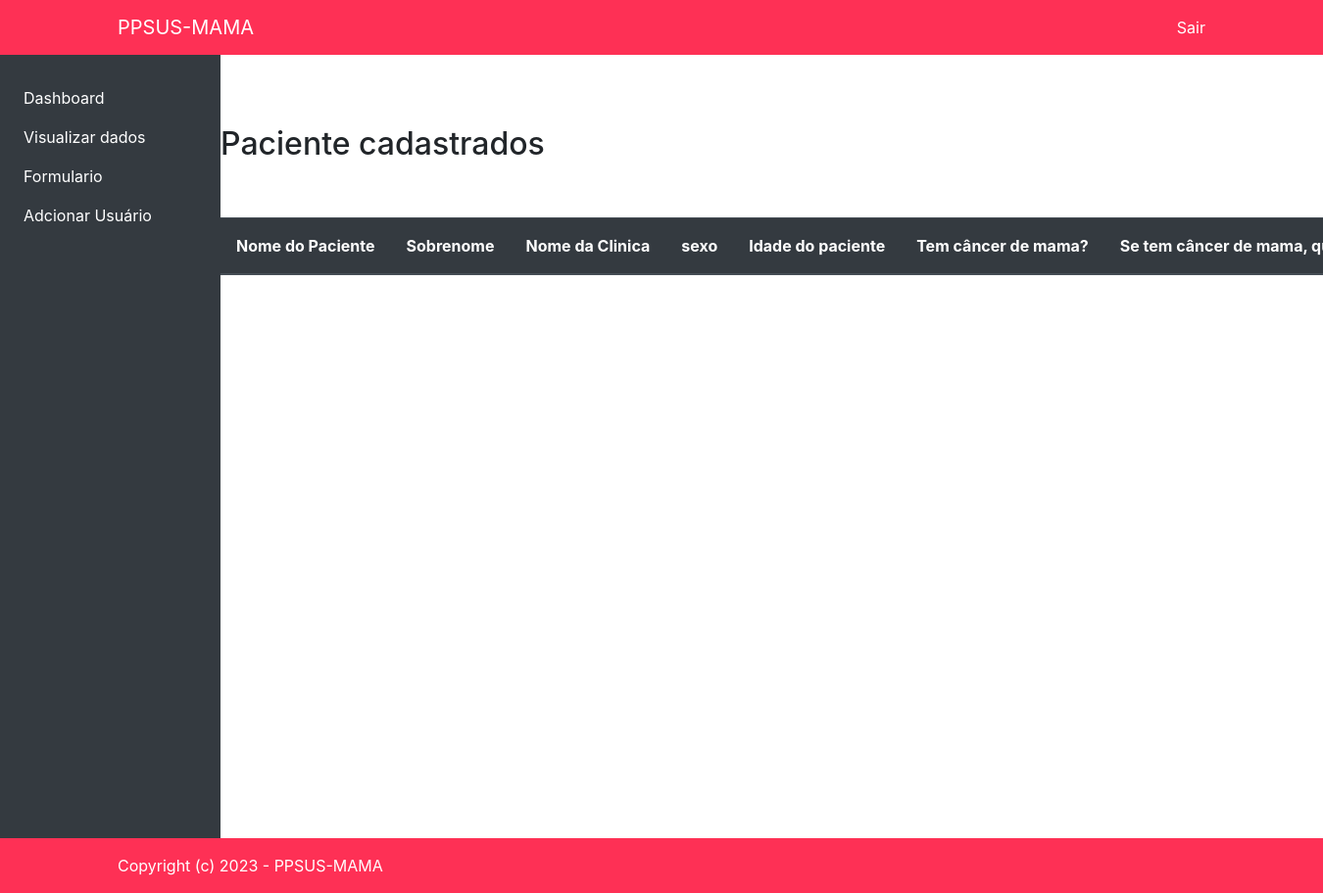
The app's page /visualizardados/ (signed in), older data.
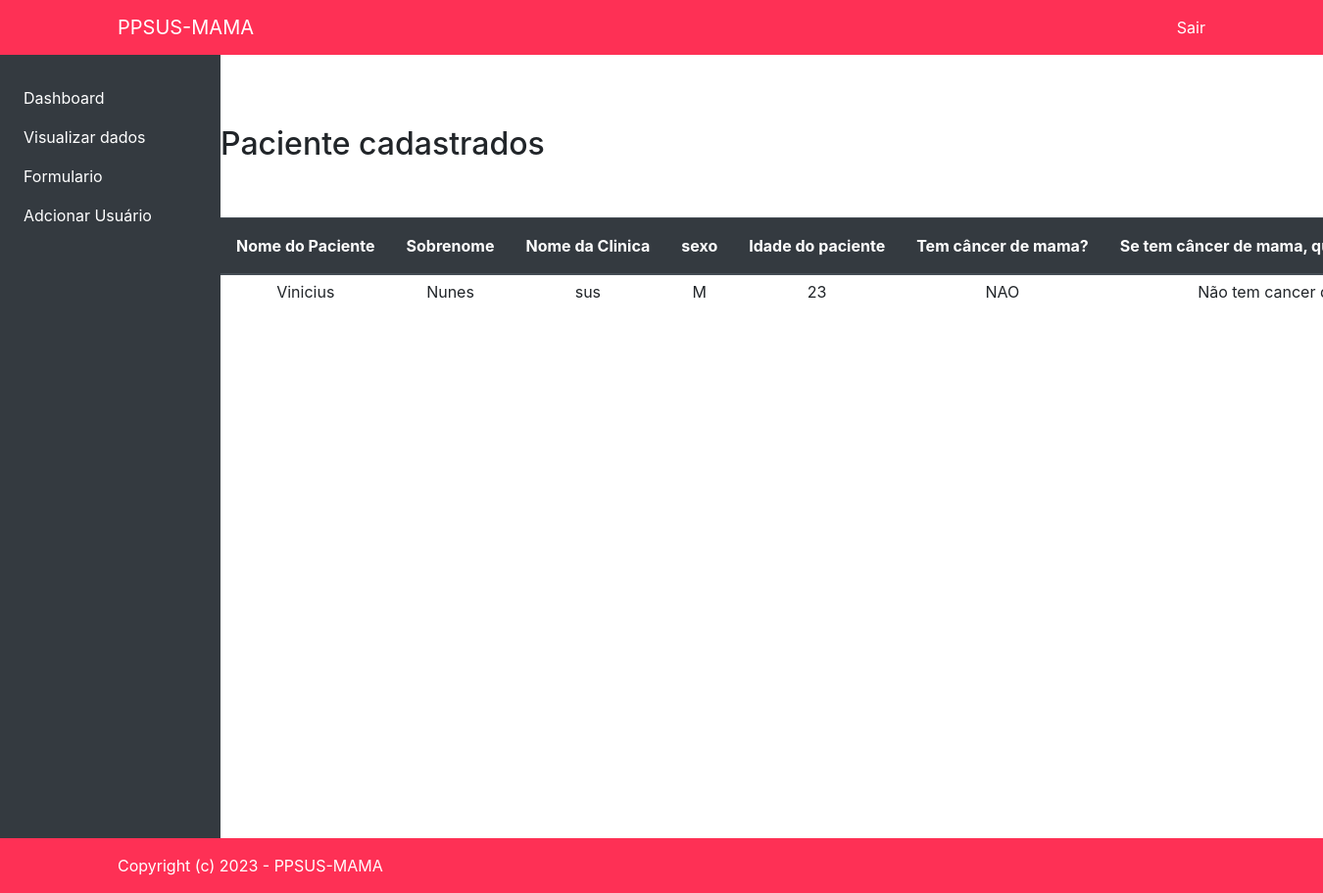
The same page, newer data.
### forms/models.py (models this page shows, shortened)
class Formulario(models.Model):
    nomePaciente = models.CharField(max_length=255, blank=True)
    sobrenome = models.CharField(max_length=255, blank=True)
    nomeclinica =  models.CharField(max_length=255, blank=True)
    sexo = models.CharField( max_length=2, blank=False)
    idadepaciente =  models.CharField(max_length=3, blank=False)
    temcancer = models.CharField(max_length=100)
    cancer_mama = models.CharField(max_length=100 )
    idade_diagnostico =  models.CharField(max_length=100)
    mutacaoGenetica =  models.CharField(max_length=100)
    opc_bilateral = models.CharField(max_length=100)
    opc_ovario = models.CharField(max_length=100)
    tipo_molecular = models.CharField(max_length=100)
    historicoFMasculino =  models.CharField(max_length=100)
    qtd_parent_2 = models.CharField(max_length=100)
    parent_seg_grau =  models.CharField(max_length=100)
    parent_pri_grau =  models.CharField(max_length=255)
    asc_judia =  models.CharField(max_length=12)

### forms/views.py (the view)
# urls.py: path('visualizardados/', views.viewdata, name='visualizardados'),
@login_required(redirect_field_name='login')
def viewdata(request):
    formTo = Formulario.objects.all()
    return render(request, 'forms/visualizardados.html',{'formTo':formTo})

### forms/templates/forms/visualizardados.html (shortened to what this page needs)
{% extends 'base.html'%}
{%block conteudo%}
</div>
    <h2>Paciente cadastrados</h2>
    <div class="table-responsive mt-5">
        <table class="table table-sm">
                <thead class="thead-dark w-10">
                    <tr>
                        <th class="text-nowrap w-100 p-3" >Nome do Paciente</th>
                        <th class="text-nowrap w-100 p-3">Sobrenome</th>
                        <th class="text-nowrap w-100 p-3 ">Nome da Clinica</th>
                        <th class="text-nowrap w-100 p-3 ">sexo</th>
                        <th class="text-nowrap w-100 p-3 ">Idade do paciente</th>
                        <th class="text-nowrap w-100 p-3 ">Tem câncer de mama?</th>
                        <th class="text-nowrap w-100 p-3 ">Se tem câncer de mama, qual tipo histologico</th>
                    </tr>
                </thead>
            <tbody>
                {%for question in formTo %}
                    <tr>
                        <td class="text-center">{{question.nomePaciente}}</td>
                        <td class="text-center" >{{question.sobrenome}}</td>
                        <td class="text-center">{{question.nomeclinica}}</td>
                        <td class="text-center">{{question.sexo}}</td>
                        <td class="text-center">{{question.idadepaciente}}</td>
                        <td class="text-center">{{question.temcancer}}</td>
                        <td class="text-center">{{question.cancer_mama}}</td>
                    </tr>
                {% endfor %}
            </tbody>
        </table>
    </div>
{%endblock%}

### templates/base.html (shortened to what this page needs)
{% load static %}
<!DOCTYPE html>
<html lang="pt-BR">
<head>
    <link href="{% static 'vendor/bootstrap/css/bootstrap.min.css' %}" rel="stylesheet">
    <link href="{% static 'main.css' %}" rel="stylesheet">
</head>
<body>
    <nav class="navbar navbar-expand-lg  static-top">
      <div class="container  text-center">
        <a class="navbar-brand text-white " href="">PPSUS-MAMA</a>
        {% if not  user.is_authenticated %}
        <a class="text-white" href="{% url 'login'%}">Entrar</a>
        {% else %}
        <a class="text-white" href="{% url 'logout'%}">Sair</a>
        {% endif %}
      </div>
    </nav>
    <div class="container-fluid">
      <div class="row flex-nowrap">
        {% if   user.is_authenticated %}
          <div class="col-auto col-md-3 col-xl-2 px-sm-2 px-0 bg-dark">
              <div class="d-flex flex-column align-items-center align-items-sm-start px-3 pt-2 text-white min-vh-100">
                  <ul class="nav nav-pills flex-column mb-sm-auto mb-0 align-items-center align-items-sm-start" id="menu">
                      <li>
                          <a href="{% url 'dashboard'%}" data-bs-toggle="collapse" class="nav-link px-0 align-middle text-white">
                               <span class="ms-1 d-none d-sm-inline ">Dashboard</span> </a>
                      </li>
                      <li>
                        <a href="{% url 'visualizardados'%}" data-bs-toggle="collapse" class="nav-link px-0 align-middle text-white">
                             <span class="ms-1 d-none d-sm-inline ">Visualizar dados</span> </a>
                    </li>
                      <li>
                          <a href="{% url 'forms'%}" class="nav-link px-0 align-middle text-white">
                               <span class="ms-1 d-none d-sm-inline">Formulario</span></a>
                      </li>
                      <li>
                        <a href="{% url 'cadastro'%}" class="nav-link px-0 align-middle text-white">
                             <span class="ms-1 d-none d-sm-inline">Adcionar Usuário</span></a>
                      </li>
                  </ul>
              </div>
          </div>
        {% endif %}
          <div class="container">
            <div class="row">
              <div class="col-12">
                <br><br><br>
                {%block conteudo%}{%endblock%}
              </div>
            </div>
          </div>
        </div>
    {% if   user.is_authenticated %}
      <nav class=" navbar navbar-expand-lg p-3">
        <div class="container text-center text-white">
          Copyright (c) 2023 - PPSUS-MAMA
        </div>
      </nav>
    {% endif %}
</body>
</html>

### templates/static/main.css (style rules this page uses)
.navbar { background-color: #FE3055; }

Row changes from the older to the newer data that the page shows:
added Formulario: nomePaciente "Vinicius", sobrenome "Nunes", nomeclinica "sus", sexo "M", idadepaciente "23", temcancer "NAO", cancer_mama "Não tem cancer…"
